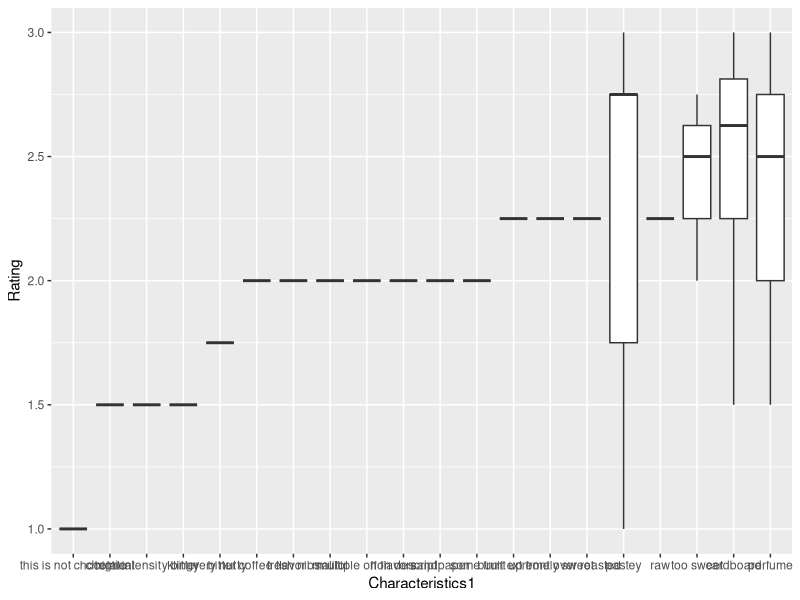
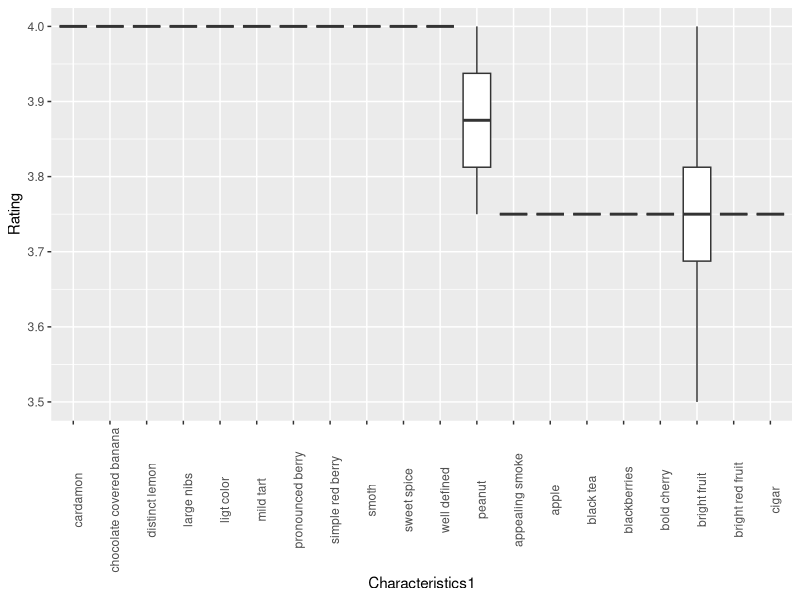
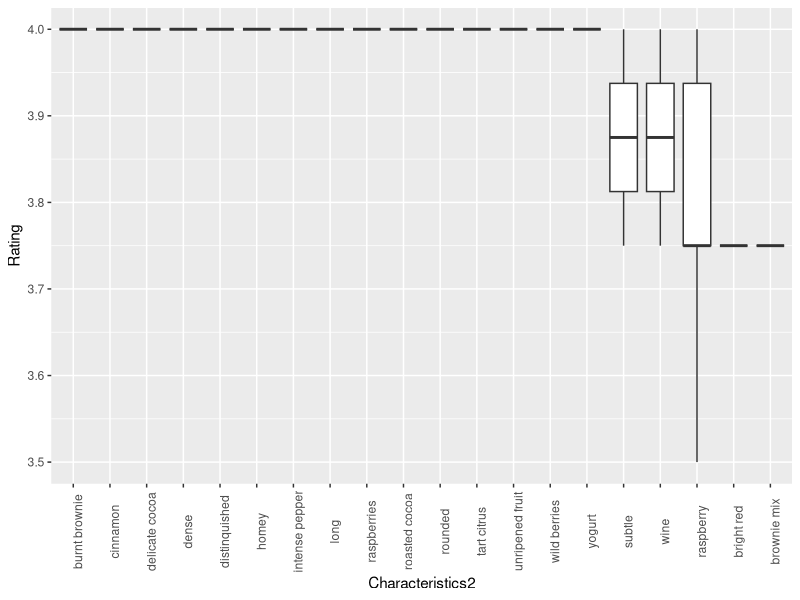

The R script that drew these images, in order: (Note: this script raises an error after producing the figures.)
library(readr)
library(tidyr)
library(tidyverse)

dat <- read_csv('chocoRaw.csv')

sep <- c(',', 'and', ',and', ', and')
sep %>% 
  map(function(x) {
        dat$Characteristics %>%
          str_count(x) %>%
          table
  }) %>% 
  setNames(sep)

clean <- separate(dat, 
                  Characteristics, 
                  into=paste0('Characteristics', 1:4), 
                  sep='[[:space:]]*(,|and )[[:space:]]*') %>% 
  mutate(Cocoa_Percent = parse_number(Cocoa_Percent))

## Worst characteristics
clean %>% 
  mutate(Characteristics1 = reorder(Characteristics1, Rating, mean)) %>% 
  filter(Characteristics1 %in% levels(Characteristics1)[1:20]) %>% 
  ggplot(aes(x=Characteristics1, y=Rating)) + geom_boxplot()

## Best characteristics
clean %>% 
  mutate(Characteristics1 = reorder(Characteristics1, -Rating, mean)) %>% 
  filter(Characteristics1 %in% levels(Characteristics1)[1:20]) %>% 
  ggplot(aes(x=Characteristics1, y=Rating)) + geom_boxplot() + theme(axis.text.x = element_text(angle = 90)) 

clean %>% 
  mutate(Characteristics2 = reorder(Characteristics2, -Rating, mean)) %>% 
  filter(Characteristics2 %in% levels(Characteristics2)[1:20]) %>% 
  ggplot(aes(x=Characteristics2, y=Rating)) + geom_boxplot() + theme(axis.text.x = element_text(angle = 90)) 

write.csv(clean, file='choco.csv', row.names=FALSE)

## The csv created is OK when read in
a <- read.csv('choco.csv')

a %>%
  mutate(Characteristics1 = reorder(Characteristics1, -Rating, mean)) %>% 
  filter(Characteristics1 %in% levels(Characteristics1)[1:20]) %>% 
  ggplot(aes(x=Characteristics1, y=Rating)) + geom_boxplot() + theme(axis.text.x = element_text(angle = 90)) 
